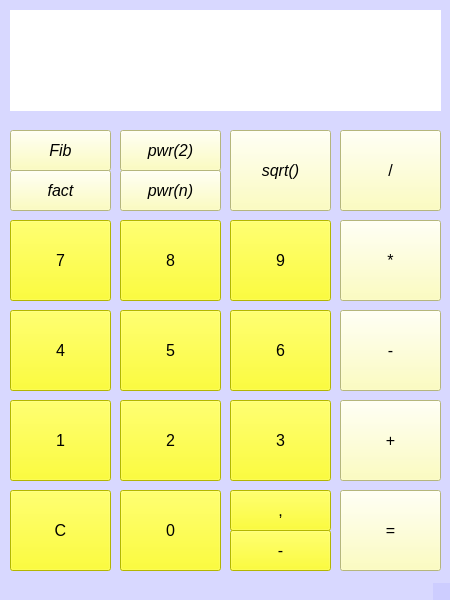
<?xml version="1.0" encoding="UTF-8"?>
<ui version="4.0">
 <class>MainWindow</class>
 <widget class="QMainWindow" name="MainWindow">
  <property name="geometry">
   <rect>
    <x>0</x>
    <y>0</y>
    <width>450</width>
    <height>600</height>
   </rect>
  </property>
  <property name="minimumSize">
   <size>
    <width>450</width>
    <height>600</height>
   </size>
  </property>
  <property name="maximumSize">
   <size>
    <width>450</width>
    <height>600</height>
   </size>
  </property>
  <property name="windowTitle">
   <string>CalcuLux</string>
  </property>
  <property name="autoFillBackground">
   <bool>false</bool>
  </property>
  <property name="styleSheet">
   <string notr="true">background-color: #101820FF</string>
  </property>
  <property name="iconSize">
   <size>
    <width>256</width>
    <height>256</height>
   </size>
  </property>
  <widget class="QWidget" name="centralwidget">
   <widget class="QPushButton" name="pushButton1">
    <property name="geometry">
     <rect>
      <x>10</x>
      <y>400</y>
      <width>101</width>
      <height>81</height>
     </rect>
    </property>
    <property name="font">
     <font>
      <pointsize>12</pointsize>
     </font>
    </property>
    <property name="styleSheet">
     <string notr="true">background-color: rgb(251, 255, 0);</string>
    </property>
    <property name="text">
     <string>1</string>
    </property>
   </widget>
   <widget class="QPushButton" name="pushButton4">
    <property name="geometry">
     <rect>
      <x>10</x>
      <y>310</y>
      <width>101</width>
      <height>81</height>
     </rect>
    </property>
    <property name="font">
     <font>
      <pointsize>12</pointsize>
     </font>
    </property>
    <property name="styleSheet">
     <string notr="true">background-color: rgb(251, 255, 0);</string>
    </property>
    <property name="text">
     <string>4</string>
    </property>
   </widget>
   <widget class="QPushButton" name="pushButton2">
    <property name="geometry">
     <rect>
      <x>120</x>
      <y>400</y>
      <width>101</width>
      <height>81</height>
     </rect>
    </property>
    <property name="font">
     <font>
      <pointsize>12</pointsize>
     </font>
    </property>
    <property name="styleSheet">
     <string notr="true">background-color: rgb(251, 255, 0);</string>
    </property>
    <property name="text">
     <string>2</string>
    </property>
   </widget>
   <widget class="QPushButton" name="pushButton5">
    <property name="geometry">
     <rect>
      <x>120</x>
      <y>310</y>
      <width>101</width>
      <height>81</height>
     </rect>
    </property>
    <property name="font">
     <font>
      <pointsize>12</pointsize>
     </font>
    </property>
    <property name="styleSheet">
     <string notr="true">background-color: rgb(251, 255, 0);</string>
    </property>
    <property name="text">
     <string>5</string>
    </property>
   </widget>
   <widget class="QPushButton" name="pushButton3">
    <property name="geometry">
     <rect>
      <x>230</x>
      <y>400</y>
      <width>101</width>
      <height>81</height>
     </rect>
    </property>
    <property name="font">
     <font>
      <pointsize>12</pointsize>
     </font>
    </property>
    <property name="styleSheet">
     <string notr="true">background-color: rgb(251, 255, 0);</string>
    </property>
    <property name="text">
     <string>3</string>
    </property>
   </widget>
   <widget class="QPushButton" name="pushButton6">
    <property name="geometry">
     <rect>
      <x>230</x>
      <y>310</y>
      <width>101</width>
      <height>81</height>
     </rect>
    </property>
    <property name="font">
     <font>
      <pointsize>12</pointsize>
     </font>
    </property>
    <property name="styleSheet">
     <string notr="true">background-color: rgb(251, 255, 0);</string>
    </property>
    <property name="text">
     <string>6</string>
    </property>
   </widget>
   <widget class="QPushButton" name="pushButton8">
    <property name="geometry">
     <rect>
      <x>120</x>
      <y>220</y>
      <width>101</width>
      <height>81</height>
     </rect>
    </property>
    <property name="font">
     <font>
      <pointsize>12</pointsize>
     </font>
    </property>
    <property name="styleSheet">
     <string notr="true">background-color: rgb(251, 255, 0);</string>
    </property>
    <property name="text">
     <string>8</string>
    </property>
   </widget>
   <widget class="QPushButton" name="pushButton9">
    <property name="geometry">
     <rect>
      <x>230</x>
      <y>220</y>
      <width>101</width>
      <height>81</height>
     </rect>
    </property>
    <property name="font">
     <font>
      <pointsize>12</pointsize>
     </font>
    </property>
    <property name="styleSheet">
     <string notr="true">background-color: rgb(251, 255, 0);</string>
    </property>
    <property name="text">
     <string>9</string>
    </property>
   </widget>
   <widget class="QPushButton" name="pushButton7">
    <property name="geometry">
     <rect>
      <x>10</x>
      <y>220</y>
      <width>101</width>
      <height>81</height>
     </rect>
    </property>
    <property name="font">
     <font>
      <pointsize>12</pointsize>
     </font>
    </property>
    <property name="autoFillBackground">
     <bool>false</bool>
    </property>
    <property name="styleSheet">
     <string notr="true">background-color: rgb(251, 255, 0);</string>
    </property>
    <property name="text">
     <string>7</string>
    </property>
   </widget>
   <widget class="QPushButton" name="pushButtonMultiply">
    <property name="geometry">
     <rect>
      <x>340</x>
      <y>220</y>
      <width>101</width>
      <height>81</height>
     </rect>
    </property>
    <property name="font">
     <font>
      <pointsize>12</pointsize>
     </font>
    </property>
    <property name="styleSheet">
     <string notr="true">background-color: #feffae</string>
    </property>
    <property name="text">
     <string>*</string>
    </property>
   </widget>
   <widget class="QPushButton" name="pushButtonMinus">
    <property name="geometry">
     <rect>
      <x>340</x>
      <y>310</y>
      <width>101</width>
      <height>81</height>
     </rect>
    </property>
    <property name="font">
     <font>
      <pointsize>12</pointsize>
     </font>
    </property>
    <property name="styleSheet">
     <string notr="true">background-color: #feffae</string>
    </property>
    <property name="text">
     <string>-</string>
    </property>
   </widget>
   <widget class="QPushButton" name="pushButtonPlus">
    <property name="geometry">
     <rect>
      <x>340</x>
      <y>400</y>
      <width>101</width>
      <height>81</height>
     </rect>
    </property>
    <property name="font">
     <font>
      <pointsize>12</pointsize>
     </font>
    </property>
    <property name="styleSheet">
     <string notr="true">background-color: #feffae</string>
    </property>
    <property name="text">
     <string>+</string>
    </property>
   </widget>
   <widget class="QPushButton" name="pushButtonDivide">
    <property name="geometry">
     <rect>
      <x>340</x>
      <y>130</y>
      <width>101</width>
      <height>81</height>
     </rect>
    </property>
    <property name="font">
     <font>
      <pointsize>12</pointsize>
     </font>
    </property>
    <property name="styleSheet">
     <string notr="true">background-color: #feffae</string>
    </property>
    <property name="text">
     <string>/</string>
    </property>
   </widget>
   <widget class="QPushButton" name="pushButtonFib">
    <property name="geometry">
     <rect>
      <x>10</x>
      <y>130</y>
      <width>101</width>
      <height>41</height>
     </rect>
    </property>
    <property name="font">
     <font>
      <pointsize>12</pointsize>
      <italic>true</italic>
     </font>
    </property>
    <property name="styleSheet">
     <string notr="true">background-color: #feffae</string>
    </property>
    <property name="text">
     <string>Fib</string>
    </property>
   </widget>
   <widget class="QPushButton" name="pushButtonSqrt">
    <property name="geometry">
     <rect>
      <x>230</x>
      <y>130</y>
      <width>101</width>
      <height>81</height>
     </rect>
    </property>
    <property name="font">
     <font>
      <pointsize>12</pointsize>
      <italic>true</italic>
     </font>
    </property>
    <property name="styleSheet">
     <string notr="true">background-color: #feffae</string>
    </property>
    <property name="text">
     <string>sqrt()</string>
    </property>
   </widget>
   <widget class="QPushButton" name="pushButtonFact">
    <property name="geometry">
     <rect>
      <x>10</x>
      <y>170</y>
      <width>101</width>
      <height>41</height>
     </rect>
    </property>
    <property name="font">
     <font>
      <pointsize>12</pointsize>
      <italic>true</italic>
     </font>
    </property>
    <property name="styleSheet">
     <string notr="true">background-color: #feffae</string>
    </property>
    <property name="text">
     <string>fact</string>
    </property>
   </widget>
   <widget class="QPushButton" name="pushButton0">
    <property name="geometry">
     <rect>
      <x>120</x>
      <y>490</y>
      <width>101</width>
      <height>81</height>
     </rect>
    </property>
    <property name="font">
     <font>
      <pointsize>12</pointsize>
     </font>
    </property>
    <property name="styleSheet">
     <string notr="true">background-color: rgb(251, 255, 0);</string>
    </property>
    <property name="text">
     <string>0</string>
    </property>
   </widget>
   <widget class="QPushButton" name="pushButtonEquals">
    <property name="geometry">
     <rect>
      <x>340</x>
      <y>490</y>
      <width>101</width>
      <height>81</height>
     </rect>
    </property>
    <property name="font">
     <font>
      <pointsize>12</pointsize>
     </font>
    </property>
    <property name="styleSheet">
     <string notr="true">background-color: #feffae</string>
    </property>
    <property name="text">
     <string>=</string>
    </property>
   </widget>
   <widget class="QPushButton" name="pushButtonClean">
    <property name="geometry">
     <rect>
      <x>10</x>
      <y>490</y>
      <width>101</width>
      <height>81</height>
     </rect>
    </property>
    <property name="font">
     <font>
      <pointsize>12</pointsize>
     </font>
    </property>
    <property name="styleSheet">
     <string notr="true">background-color: rgb(251, 255, 0);</string>
    </property>
    <property name="text">
     <string>C</string>
    </property>
   </widget>
   <widget class="QPushButton" name="pushButtonComma">
    <property name="geometry">
     <rect>
      <x>230</x>
      <y>490</y>
      <width>101</width>
      <height>41</height>
     </rect>
    </property>
    <property name="font">
     <font>
      <pointsize>12</pointsize>
     </font>
    </property>
    <property name="styleSheet">
     <string notr="true">background-color: rgb(251, 255, 0);</string>
    </property>
    <property name="text">
     <string>,</string>
    </property>
   </widget>
   <widget class="QLineEdit" name="display">
    <property name="geometry">
     <rect>
      <x>10</x>
      <y>10</y>
      <width>431</width>
      <height>101</height>
     </rect>
    </property>
    <property name="font">
     <font>
      <pointsize>30</pointsize>
     </font>
    </property>
    <property name="styleSheet">
     <string notr="true">background-color: rgb(255, 255, 255);</string>
    </property>
    <property name="frame">
     <bool>false</bool>
    </property>
    <property name="alignment">
     <set>Qt::AlignBottom|Qt::AlignRight|Qt::AlignTrailing</set>
    </property>
    <property name="readOnly">
     <bool>true</bool>
    </property>
   </widget>
   <widget class="QLineEdit" name="displayPrevNum">
    <property name="geometry">
     <rect>
      <x>250</x>
      <y>10</y>
      <width>191</width>
      <height>51</height>
     </rect>
    </property>
    <property name="font">
     <font>
      <pointsize>18</pointsize>
     </font>
    </property>
    <property name="styleSheet">
     <string notr="true">background-color: rgb(255, 255, 255);</string>
    </property>
    <property name="frame">
     <bool>false</bool>
    </property>
    <property name="alignment">
     <set>Qt::AlignBottom|Qt::AlignRight|Qt::AlignTrailing</set>
    </property>
    <property name="readOnly">
     <bool>true</bool>
    </property>
   </widget>
   <widget class="QLineEdit" name="displayOper">
    <property name="geometry">
     <rect>
      <x>20</x>
      <y>50</y>
      <width>51</width>
      <height>51</height>
     </rect>
    </property>
    <property name="font">
     <font>
      <pointsize>20</pointsize>
     </font>
    </property>
    <property name="styleSheet">
     <string notr="true">background-color: rgb(255, 255, 255);</string>
    </property>
    <property name="frame">
     <bool>false</bool>
    </property>
    <property name="alignment">
     <set>Qt::AlignCenter</set>
    </property>
    <property name="readOnly">
     <bool>true</bool>
    </property>
   </widget>
   <widget class="QLineEdit" name="displayError">
    <property name="geometry">
     <rect>
      <x>20</x>
      <y>20</y>
      <width>241</width>
      <height>25</height>
     </rect>
    </property>
    <property name="font">
     <font>
      <pointsize>10</pointsize>
      <italic>true</italic>
      <bold>true</bold>
     </font>
    </property>
    <property name="styleSheet">
     <string notr="true">background-color: rgb(255, 255, 255);
color: red;</string>
    </property>
    <property name="frame">
     <bool>false</bool>
    </property>
    <property name="readOnly">
     <bool>true</bool>
    </property>
   </widget>
   <widget class="QPushButton" name="pushButtonPwr2">
    <property name="geometry">
     <rect>
      <x>120</x>
      <y>130</y>
      <width>101</width>
      <height>41</height>
     </rect>
    </property>
    <property name="font">
     <font>
      <pointsize>12</pointsize>
      <italic>true</italic>
     </font>
    </property>
    <property name="styleSheet">
     <string notr="true">background-color: #feffae</string>
    </property>
    <property name="text">
     <string>pwr(2)</string>
    </property>
   </widget>
   <widget class="QPushButton" name="pushButtonPwrN">
    <property name="geometry">
     <rect>
      <x>120</x>
      <y>170</y>
      <width>101</width>
      <height>41</height>
     </rect>
    </property>
    <property name="font">
     <font>
      <pointsize>12</pointsize>
      <italic>true</italic>
     </font>
    </property>
    <property name="styleSheet">
     <string notr="true">background-color: #feffae</string>
    </property>
    <property name="text">
     <string>pwr(n)</string>
    </property>
   </widget>
   <widget class="QPushButton" name="pushButtonNeg">
    <property name="geometry">
     <rect>
      <x>230</x>
      <y>530</y>
      <width>101</width>
      <height>41</height>
     </rect>
    </property>
    <property name="font">
     <font>
      <pointsize>12</pointsize>
     </font>
    </property>
    <property name="styleSheet">
     <string notr="true">background-color: rgb(251, 255, 0);</string>
    </property>
    <property name="text">
     <string>-</string>
    </property>
   </widget>
  </widget>
  <widget class="QMenuBar" name="menubar">
   <property name="geometry">
    <rect>
     <x>0</x>
     <y>0</y>
     <width>450</width>
     <height>26</height>
    </rect>
   </property>
  </widget>
  <widget class="QStatusBar" name="statusbar"/>
 </widget>
 <resources/>
 <connections/>
</ui>
